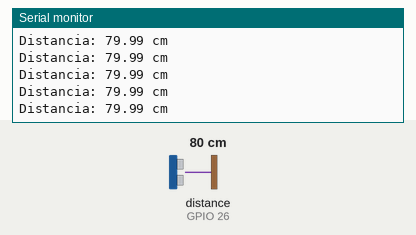
Recording of a sketch running on a simulated ESP32. On the bench: the last lines printed to the serial monitor. Wiring (inferred from the names in the program): ultrasonic range finder: trigger GPIO 27; echo GPIO 26. Inputs (shaded band) come from the test bench; at power-on: distance to the obstacle (sensor on GPIO 26) 80 cm. The echo pulse lasts 58.3 µs per cm.

Above: at 1.2 s.
1.3 s: distance to the obstacle (sensor on GPIO 26) set to 120 cm
At 1.42 s:
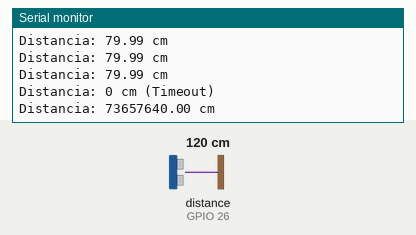
2.8 s: distance to the obstacle (sensor on GPIO 26) set to 2 cm
At 2.81 s:
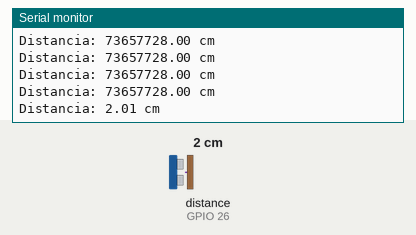
Timing chart, 0 to 5.8 s (numbered marks = the images above; inputs shaded):
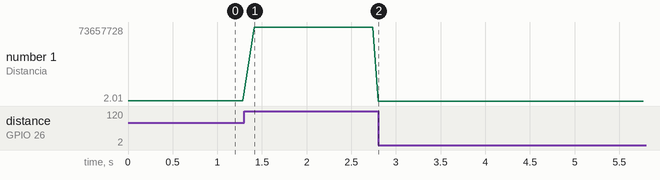

Measured:
- after the input at 1.3 s, the serial monitor: prints a new line after 0.05 s (image 1)
- after the input at 2.8 s, the serial monitor: prints a new line at once (image 2)
- plotted number 1: 79.99 → 73657728 after the input at 1.3 s, 73657728 → 2.01 after the input at 2.8 s

The sketch:

DistanciaInterrupt.ino
```cpp
#define TRIGGER 27
#define ECHO 26

// Configurações do Sensor
int max_dist = 100;      // cm
float v_sound = 0.0343;  // cm/us (velocidade do som)
unsigned long wait_trigger = 10; // us
unsigned long max_wait;

// Timers
unsigned long previousMicros = 0;
unsigned long previousMillis = 0;

// Variáveis de Interrupção
unsigned long echoStart = 0;
unsigned long echoEnd = 0;
bool newData = false;

int state = 0;

void echo() {
  if (digitalRead(ECHO) == HIGH) {
    echoStart = micros();
  } else {
    echoEnd = micros();
    newData = true;
  }
}

void setup() {
  pinMode(TRIGGER, OUTPUT);
  pinMode(ECHO, INPUT);
  digitalWrite(TRIGGER, LOW);
  Serial.begin(115200);

  // Calcula o tempo máximo de espera baseado na distância máxima
  max_wait = (2 * max_dist) / v_sound;

  // Configura interrupção na borda de subida e descida (CHANGE)
  attachInterrupt(digitalPinToInterrupt(ECHO), echo, CHANGE);
}

void loop() {
  unsigned long currentMicros = micros();
  unsigned long currentMillis = millis();

  switch(state) {

    // 0: Dispara o Trigger
    case 0:
      digitalWrite(TRIGGER, HIGH);
      previousMicros = currentMicros;
      state = 1;
      break;

    // 1: Mantém o Trigger em HIGH por 10us
    case 1:
      if (currentMicros - previousMicros >= wait_trigger) {
        digitalWrite(TRIGGER, LOW);
        previousMicros = currentMicros; // Reinicia timer para o timeout do Echo
        state = 2;
      }
      break;

    // 2: Aguarda o Echo
    case 2:
      if (newData) {
        unsigned long start = echoStart;
        unsigned long end = echoEnd;
        newData = false;

        float distancia = (end - start) * v_sound / 2;

        Serial.print("Distancia: ");
        Serial.print(distancia);
        Serial.println(" cm");

        previousMillis = currentMillis;
        state = 3;
      }
      else if (currentMicros - previousMicros > max_wait) {
        Serial.println("Distancia: 0 cm (Timeout)");
        previousMillis = currentMillis;
        state = 3;
      }
      break;

    // 3: Delay para leitura
    case 3:
      if (currentMillis - previousMillis >= 60) {
        state = 0;
      }
      break;
  }
}
```
